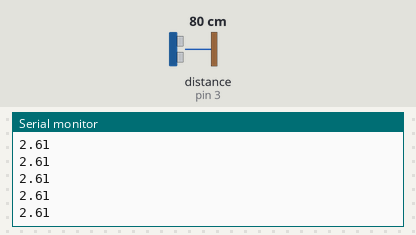
A sketch run on a simulated Arduino Uno, built with avr-gcc and run on an emulated ATmega328P. On the bench: the last lines printed to the serial monitor. Wiring (inferred from the names in the program): ultrasonic range finder: trigger pin 2; echo pin 3. The inputs (shaded band) are chosen by the test bench; at power-on: distance to the obstacle (sensor on pin 3) 80 cm. The echo pulse lasts 58.3 µs per cm.

Above: at 1.2 s.
1.3 s: distance to the obstacle (sensor on pin 3) set to 2 cm
At 1.31 s:
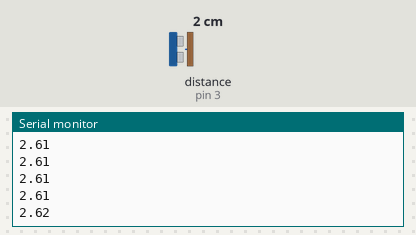
2.8 s: distance to the obstacle (sensor on pin 3) set to 4 cm
At 2.82 s:
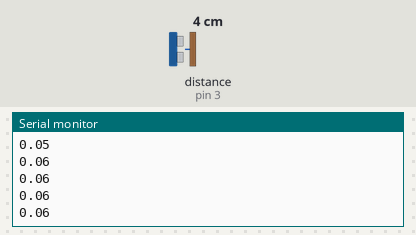
Timing chart, 0 to 5.8 s (numbered marks = the images above; inputs shaded):
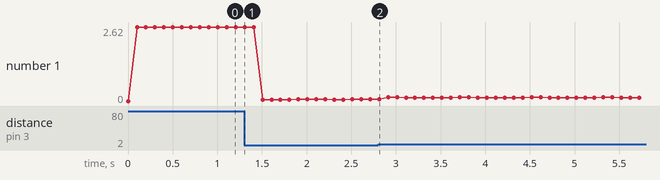

Measured:
- plotted number 1: 2.61 → 0.06 after the input at 1.3 s, 0.06 → 0.13 after the input at 2.8 s

The sketch:

HC-SR04.ino
```cpp
#define NUMSENSORS 1

const float soundSpeed = 1125.0; // ft/s, 343 m/s
const unsigned long sensorTimeout = 38000; // sensor timeout is 38ms per datasheet

class HCSR04 {
  public:
    unsigned long startTime, endTime;
    float distance;
    int echoPin, trigPin;
    bool echoRising = true;
    bool pingGood = true;

    //HCSR04() : startTime(0), endTime(0), distance(0), echoPin(-1), trigPin(-1), echoRising(true), pingGood(true) {}

    HCSR04(int echoPinIn, int trigPinIn) : startTime(0), endTime(0), distance(0), echoPin(echoPinIn), trigPin(trigPinIn), echoRising(true), pingGood(true) {}

    float calcDistance() {
      pingGood = true; // measurement is done, we are good to ping again

      if (endTime != 0) { // arbitrary out of range condition set in the ISR
        distance = (static_cast<float>(endTime) - static_cast<float>(startTime)) * soundSpeed / 2 / 1000000.0; // Convert to seconds
        endTime = 0; // reset endTime after calculation
        return distance;
      } else {
        return 0;
      }
    }

    void ping() {
      if (pingGood) {
        pingGood = false; // prevent pinging again until the measurement is complete
        digitalWrite(trigPin, HIGH);
        delayMicroseconds(10); // doesn't block for long, we don't care for now
        digitalWrite(trigPin, LOW);
      }
    }
};

// global variables
HCSR04 sensors[NUMSENSORS] = { HCSR04(3, 2) }; // Initialize with pins

void setup() {
  // initialize hardware pins
  for (int i = 0; i < NUMSENSORS; i++) {
    pinMode(sensors[i].echoPin, INPUT);
    pinMode(sensors[i].trigPin, OUTPUT);

    sensors[i].distance = 0;
    sensors[i].startTime = 0;
    sensors[i].endTime = 0;
  }

  // attach interrupts
  attachInterrupt(digitalPinToInterrupt(sensors[0].echoPin), updateSensor<0>, CHANGE);

  Serial.begin(9600);
}

void loop() {
  // put your main code here, to run repeatedly:
  sensors[0].ping();
  if (sensors[0].endTime != 0) {
    sensors[0].calcDistance();
  }
  Serial.println(sensors[0].distance);
  delay(100); // Adding delay to avoid flooding Serial Monitor
}

//did all this so that it was non-blocking. we hate blocking
template<int i>
void updateSensor() {
  unsigned long currentTime = micros();
  if (sensors[i].echoRising == true) {
    sensors[i].startTime = currentTime;
    sensors[i].echoRising = false;
  } else {
    sensors[i].endTime = currentTime;
    if ((sensors[i].endTime - sensors[i].startTime) >= sensorTimeout) {
      sensors[i].endTime = 0;
    }
    sensors[i].echoRising = true;
  }
}
```
